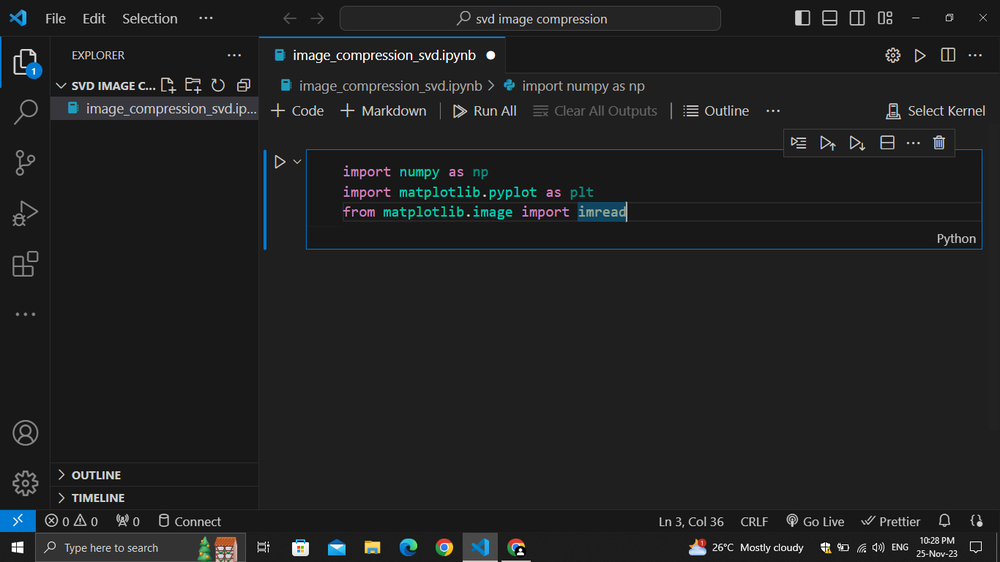
#> input picture unsupervised_learning/svd/svd image compression/image_1.png, 1000 x 562 px, shrunk from 1366 x 768 before the run
$ jupyter execute image_compression_svd.ipynb
#> lines starting #> are read from the running program, lines starting #| are printed output that depends on the picture
[cell 1]
import numpy as np
import matplotlib.pyplot as plt
from matplotlib.image import imread

import PIL #Pillow library for reading image. pip install Pillow.

## compressing a black and white image

[cell 2]
# reading an image
img = PIL.Image.open('image_1.png') #this image is in RGB format
#> img is the input picture: PIL image 1000x562 RGBA; mean R, G, B, A 32.1, 33.3, 33.8, 255
# converting to black and white image.
img_bw = img.convert('L')


plt.imshow(img_bw, cmap='gray') #displaying the image.

# size of original image
fig = plt.gcf() #gcf() -> gets current figure
size_original = fig.get_size_inches() * fig.dpi
print(f"original image size : {size_original[0]*size_original[1]} \t height = {size_original[1]} \t width = {size_original[0]}")

[cell 3]
U, S, VT = np.linalg.svd(img_bw, full_matrices=False)
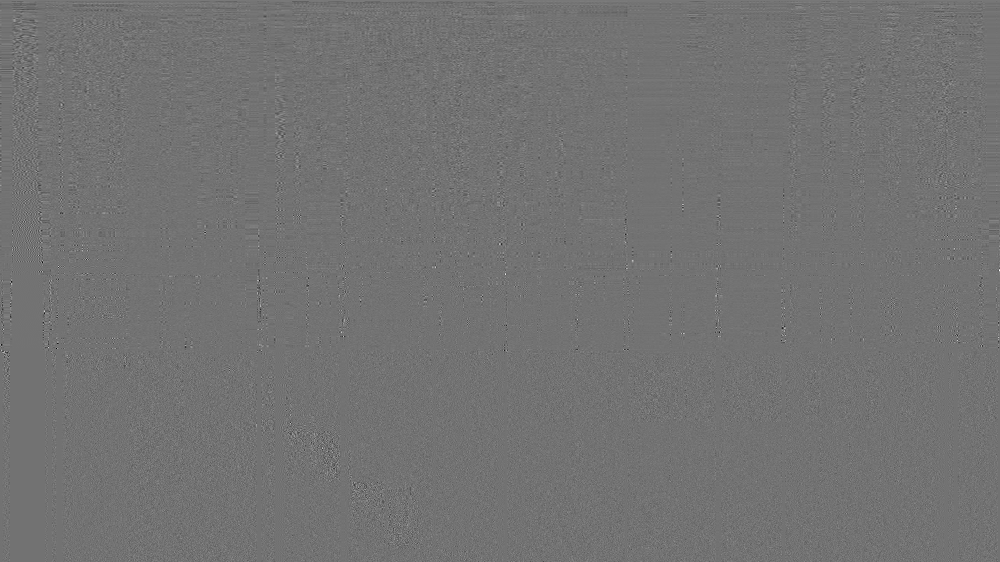
#> VT: shape (562, 1000) float64; min -0.585, max 0.713, mean 6.57e-05; drawn with min black and max white
#> S = 562 values, max 25870.5 at index 0, min 2.56e-12 at index 353, mean 318.7
S = np.diag(S)

fig, ax  = plt.subplots(nrows = 2, ncols = 2, figsize = (16, 10))

for i, r in zip([[0, 0], [0, 1], [1, 0], [1, 1]], (0, 5, 100, U.shape[0])):
    img_approx = U[:, :r] @ S[0:r, :r] @ VT[:r, :] # '@' used for matrix multiplication in python

    ax[i[0]][i[1]].imshow(img_approx, cmap = 'gray')
    ax[i[0]][i[1]].set_title('rank = ' + str(r) + '    ' + str(np.round((r/U.shape[0])*100, 2)) + '%')

plt.show()

## compressing color image

[cell 4]
img = plt.imread("nature1.jpg")
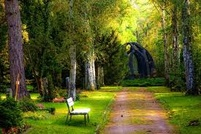
#> input picture unsupervised_learning/svd/svd image compression/nature1.jpg, 201 x 134 px, shrunk from 275 x 183 before the run
#> img is the input picture: shape (134, 201, 3); mean R, G, B 89.1, 92.2, 36.8

r = img[:, :, 0] # red
g = img[:, :, 1] # green
b = img[:, :, 2] # blue

ur, sr, vr = np.linalg.svd(r, full_matrices=False)
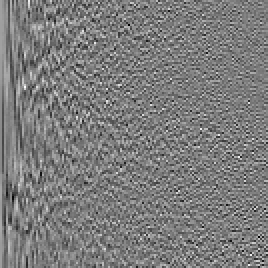
#> ur: shape (134, 134) float64 (shown 2 times larger); min -0.36, max 0.378, mean 0.000775; drawn with min black and max white
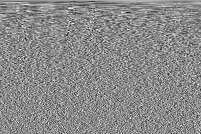
#> vr: shape (134, 201) float64; min -0.344, max 0.289, mean 0.000349; drawn with min black and max white
#> sr = 134 values, max 16400.6 at index 0, min 26.84 at index 133, mean 428.6
sr = np.diag(sr)
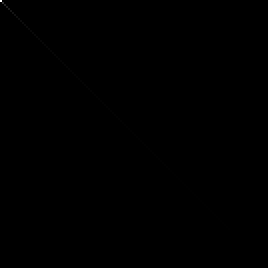
#> sr: shape (134, 134) float64 (shown 2 times larger); min 0, max 16400.6, mean 3.2; drawn with min black and max white
ug, sg, vg = np.linalg.svd(g, full_matrices=False)
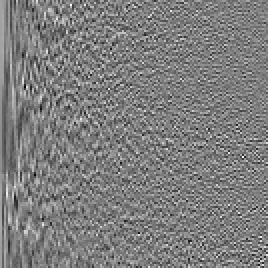
#> ug: shape (134, 134) float64 (shown 2 times larger); min -0.359, max 0.365, mean 0.000152; drawn with min black and max white
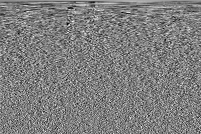
#> vg: shape (134, 201) float64; min -0.284, max 0.287, mean 0.000236; drawn with min black and max white
#> sg = 134 values, max 16467.7 at index 0, min 26.07 at index 133, mean 423.2
sg = np.diag(sg)
ub, sb, vb = np.linalg.svd(b, full_matrices=False)
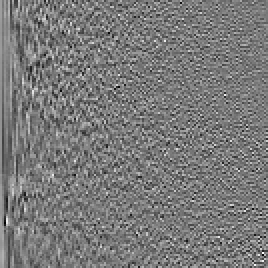
#> ub: shape (134, 134) float64 (shown 2 times larger); min -0.355, max 0.387, mean 0.000596; drawn with min black and max white
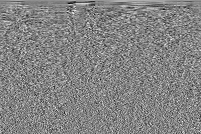
#> vb: shape (134, 201) float64; min -0.327, max 0.306, mean 0.000791; drawn with min black and max white
#> sb = 134 values, max 6742.8 at index 0, min 25.21 at index 133, mean 303.3
sb = np.diag(sb)

fig, ax = plt.subplots(nrows = 2, ncols=2, figsize = (16, 10))

for i, rank in zip([[0, 0], [0, 1], [1, 0], [1, 1]], (0, 5, 100, ur.shape[0])):

    compressed_r = ur[:, :rank] @ sr[0:rank, :rank] @ vr[:rank, :]
    compressed_g = ug[:, :rank] @ sg[0:rank, :rank] @ vg[:rank, :]
    compressed_b = ub[:, :rank] @ sb[0:rank, :rank] @ vb[:rank, :]

    compressed_r = compressed_r.astype('int')
    compressed_g = compressed_g.astype('int')
    compressed_b = compressed_b.astype('int')

    # stacking the matrices
    img_approx = np.stack((compressed_r, compressed_g, compressed_b), axis = 2)

    ax[i[0]][i[1]].imshow(img_approx)
    ax[i[0]][i[1]].set_title('rank = ' + str(rank) + '     ' + str((rank * 100) / ur.shape[0]))
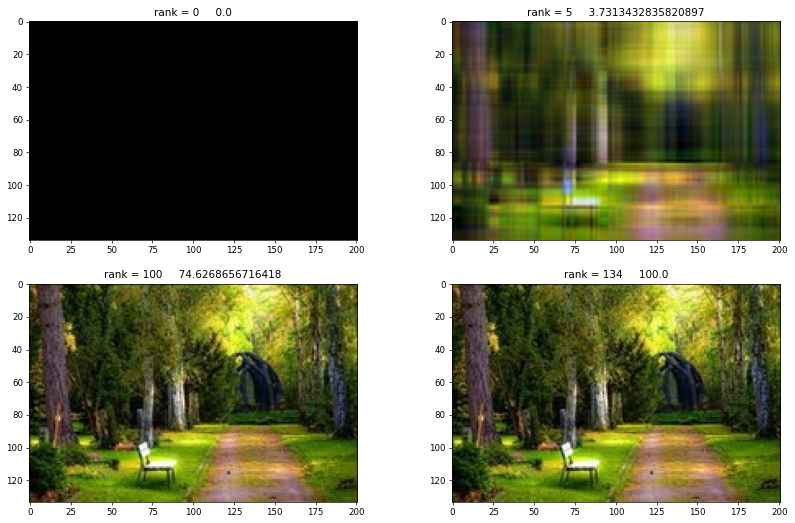
#> figure drawn by matplotlib, 4 panels
